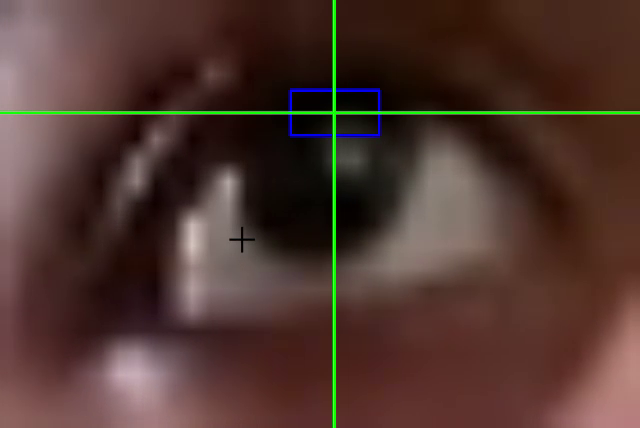
#> input picture frame 46 of eye_tracking/Right Eye 2025-01-28 13-09-38.mp4, 640 x 428 px, given in place of Right Eye 2025-01-28 09-31-59.mp4, which was not available
$ jupyter execute --allow-errors Eye_Tracking.ipynb
#> lines starting #> are read from the running program, lines starting #| are printed output that depends on the picture; after the words box and inside, x2 and y2 are one past the last pixel; in counts of white or black regions, pixels touching at a corner belong together; pictures that were not available may be replaced by others from this repository, and a replacement may not be noted
[cell 1]
import pandas as pd
import matplotlib.pyplot as plt
import numpy as np
import mediapipe as mp
import cv2
import time

[cell 2]
cap = cv2.VideoCapture(r"C:\Users\pc\OneDrive\Desktop\mediapip\Eye tracking 2\Right Eye 2025-01-28 09-31-59.mp4")

while True:
    success,frame=cap.read()
#> frame is the input picture: shape (428, 640, 3); mean B, G, R 47.4, 54.5, 79.1
    if success:
        rows,cols, _ =frame.shape
#> rows = 428; cols = 640
        gray_frame=cv2.cvtColor(frame,cv2.COLOR_BGR2GRAY)
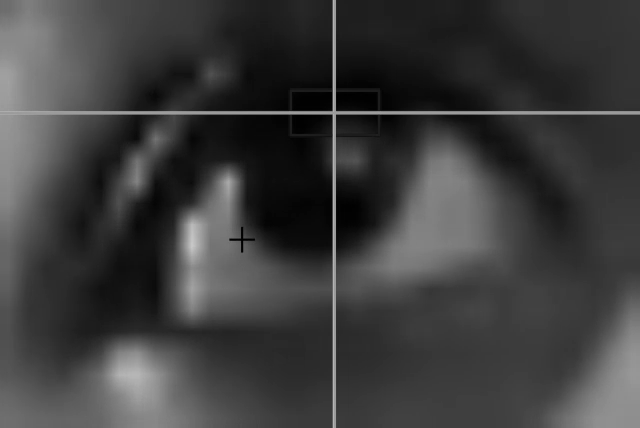
#> gray_frame: shape (428, 640); min 0, max 199, mean 61
        gray_frame=cv2.GaussianBlur(gray_frame,(7,7),0)

        _, threshold =cv2.threshold(gray_frame,3,255,cv2.THRESH_BINARY_INV)
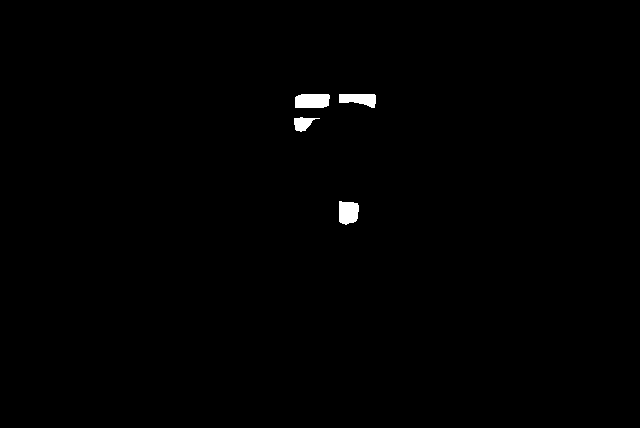
#> threshold: shape (428, 640); 0.53% white; 4 white regions
        contours, _ =cv2.findContours(threshold,cv2.RETR_TREE,cv2.CHAIN_APPROX_SIMPLE)
#> contours = 4 contours; box (x1, y1, x2, y2) and area: (295, 94, 330, 108) 418, (339, 201, 359, 225) 368, (339, 94, 376, 108) 326, (294, 117, 320, 132) 184
        contour=sorted(contours,key=lambda x:cv2.contourArea(x),reverse=True)
#> contour has the same summary as contours

        for cnt in contour:
            (x,y,w,h)=cv2.boundingRect(cnt)

            cv2.rectangle(frame,(x,y),(x+w,y+h),(255,0,0),2)
            cv2.line(frame,(x+int(w/2),0),(x+int(w/2),rows),(0,255,0),2)
            print(int(w/2))
            cv2.line(frame,(0,y+int(h/2)),(cols,y+int(h/2)),(0,255,0),2)
            break
#> this loop made 1 pass
#> (x, y, w, h) on pass 1: (295, 94, 35, 14)
#| 17
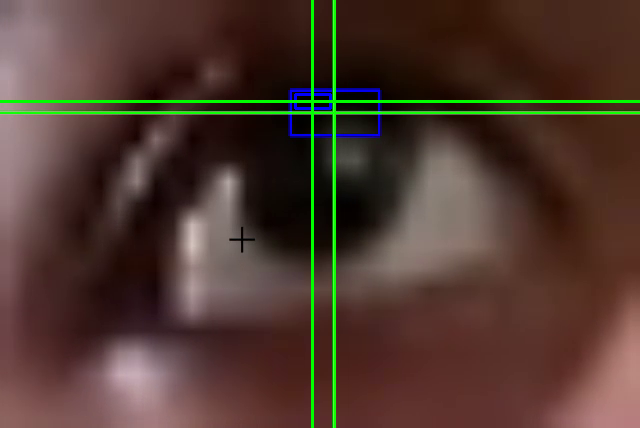
#> frame: shape (428, 640, 3); 1.26% of pixels changed, all inside (x1, y1, x2, y2) = (0, 0, 640, 428)
        cv2.imshow("gray_frame",gray_frame)
        cv2.imshow("frame",frame)
        key=cv2.waitKey(30)
#> (key Esc is pressed here)
        if key==27:
            break
cv2.destroyAllWindows()

$ run again, starting later in the video
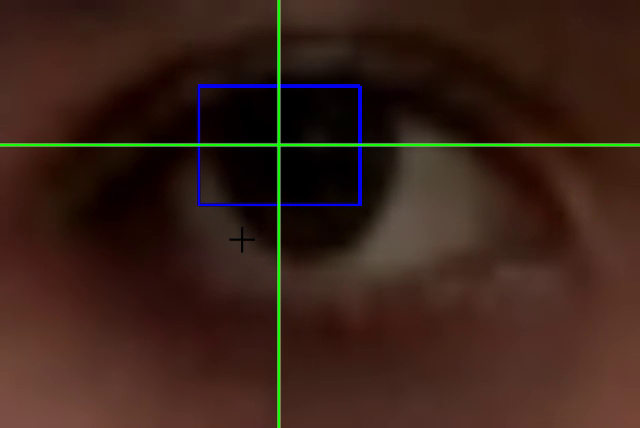
#> input picture frame 374 of eye_tracking/Right Eye 2025-01-28 13-09-38.mp4, 640 x 428 px, given in place of Right Eye 2025-01-28 09-31-59.mp4, which was not available
#> frame is the input picture: shape (428, 640, 3); mean B, G, R 24.9, 34.1, 57.2
#> `_, threshold =cv2.threshold(gray_frame,3,255,cv2.THRESH_BINARY_INV)`:
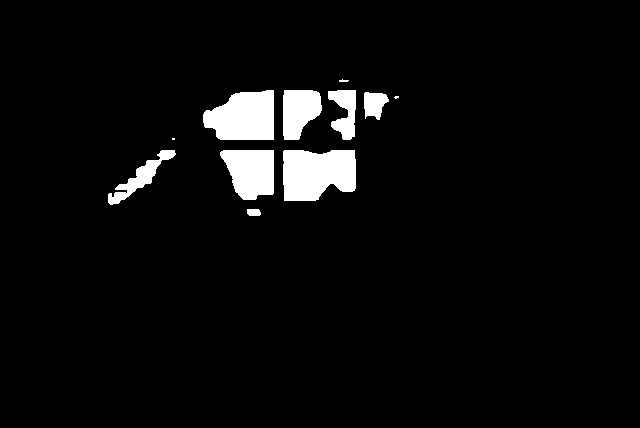
#> threshold: shape (428, 640); 4.4% white; 11 white regions (2 under 20 px)
#> contours = 11 contours, 3 with area under 20; largest, box (x1, y1, x2, y2) and area: (283, 150, 356, 201) 3092, (203, 90, 274, 140) 2726, (220, 150, 274, 200) 2025, (283, 90, 322, 140) 1420, (108, 150, 176, 205) 862, (328, 90, 356, 140) 803, (364, 92, 389, 120) 444, (247, 209, 261, 216) 72
#> contour has the same summary as contours
#> the loop `for cnt in contour:` made 1 pass
#> (x, y, w, h) on pass 1: (283, 150, 73, 51)
#> (printed output is left out)
#> after the loop `for cnt in contour:`:
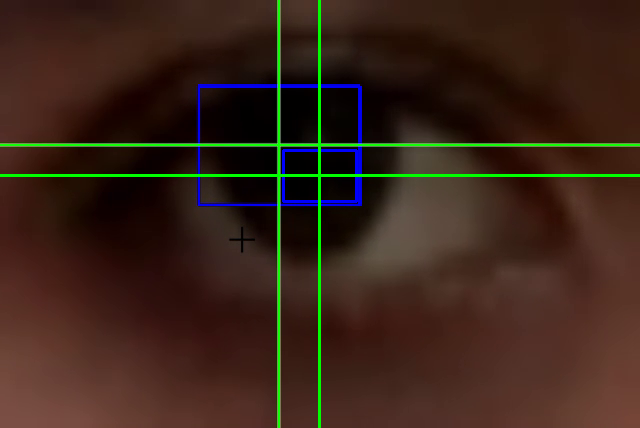
#> frame: shape (428, 640, 3); 1.42% of pixels changed, all inside (x1, y1, x2, y2) = (0, 0, 640, 428)
